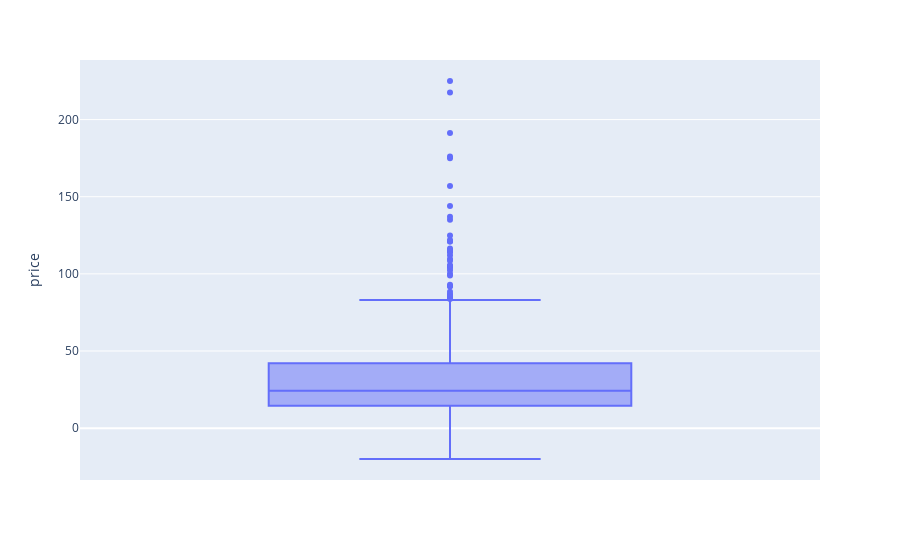

The cell this chart's notebook holds for it:
### Code cell
#Autre méthode avec plotly express
fig = px.box(df_merge_all, y="price")
fig.show()

#fig_type = px.box(df_merge_all,x= "product_type", y="price")
#fig_type.show()

### Figure 1 — Plotly figure (JSON) as saved in the notebook; plotly's stock layout.template omitted (floating-point values rounded to 4 significant figures; data arrays with more than 128 entries replaced by an {"elided": "..."} marker saying what was removed)
{"data": [{"alignmentgroup": "True", "hovertemplate": "price=%{y}<extra></extra>", "legendgroup": "", "marker": {"color": "#636efa"}, "name": "", "notched": false, "offsetgroup": "", "orientation": "v", "showlegend": false, "type": "box", "x0": " ", "xaxis": "x", "y": {"elided": "825 float values"}, "y0": " ", "yaxis": "y"}], "layout": {"boxmode": "group", "legend": {"tracegroupgap": 0}, "margin": {"t": 60}, "xaxis": {"anchor": "y", "domain": [0, 1]}, "yaxis": {"anchor": "x", "domain": [0, 1], "title": {"text": "price"}}}}
